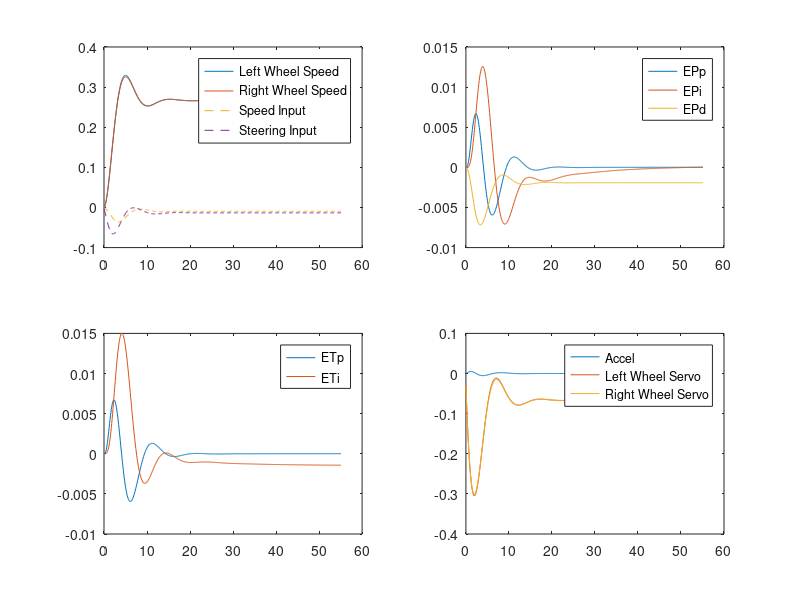

This chart was generated by the following MATLAB code:
%%locomotionv4
%requirements
%0 steady state path error for any operable velocity of the robot (-.5/.5)
%m/s
%error may be generated with acceleration
%%so
%must track path error, its integral ,and derivitive
%%path error is signed distance of center of robot from closest path point

%%closest path point (CPP) is the closest point by perpindicular distance 
%%from the path to the center of the robot

%%must track theta error, the difference in the angle of the closest path
%%point and the robot (in world coordinates)
%%must also integrate and potentially derivate theta error (hopefully just
%%integrate)

%must estimate distance to goal for status purposes

%must accept unit step input with gain 1 (input should be speed setpoint)

%%linearstates
%left wheel speed = k1 * EPp + k2 * EPi + k3 * EPd + k4*ETp + k5*ETi + Ka*Ac - Ke*ELS
%right wheel speed = -(k1 * EPp + k2 * EPi + k3 * EPd + k4*ETp + k5*ETi) + Ka*Ac - Ke*ERS
%path error states 1-3 P I D
%EPp = EPkA * Ac + Decay, EPi = integral(EPp) and decay;
%EPd = 0 (get it from deriving linear state as sensor measurement and have
%it decay in this model)
%theta error states 1-2 P I
%ETp = ETkA * Ac + Decay, ETi = integral(ETp) and decay;
%general accel %grr, speed setpoint must operate accel
%Ac = AcKe*(speed error I) - (speed error D = Ac = Decay)
%let AcKe = .1
%left wheel speed error I
%right wheel speed error I


%%notes
%No input leads to diverging wheel steady state
%Input with LQR leads to steady state wheel vel below set point

wheeldecay = -.1;
k1 = .1; k2 = .02; k3 = -5; %EP  P I D
k4 = .1; k5 = .02;% ET P I
kA = .2; Ke = .4;
EPpDecay = -.1;
EPiDecay = -.1;
EPkA = 1; ETkA = 1;
ETpDecay = -.1;
ETiDecay = .01;
AcDecay = -.4;
AcKe = -.1;
SpeedErrorDecay = -.5;
EPdDecay = -.2;

numstates = 10
A = [wheeldecay, 0, k1, k2, k3, k4, k5, kA,-Ke, 0;%leftwheel (1)
     0,wheeldecay, -k1,-k2,-k3,-k4,-k5, kA, 0,-Ke;%rightwheel (2)
     0,0,     EPpDecay,  0,  0,  0,  0,EPkA,0,  0;%EPp (3)
     0,0,1,   EPiDecay,  0,  0,  0,  0,  0,  0;%EPi (4)
     0,0,0,          0,  EPdDecay,  0,  0,  0,  0,   0;%EPd (5)
     0,0,0,          0,  0, ETpDecay, 0,ETkA,0,  0;%ETp (6)
     0,0,0,          0,  0,  1,  ETiDecay,  0,  0,  0;%ETi (7)
     0,0,0,          0,  0,  0, 0,AcDecay,AcKe,  AcKe;%(Ac)celleration (8)
     1,0,0,          0,  0,  0,      0, 0,  SpeedErrorDecay,  0;%left wheel speed error (9)
     0,1,0,          0,  0,    0,    0, 0,  0,  SpeedErrorDecay];%right wheel speed error (10)
     
Ref = zeros(10,1);
Ref (9) = .3; %m/s for the left wheel
Ref (10) = .3; %m/s for the right wheel

eig(A)

B = zeros(10,2);
B(1,1) = 1; B(2,1) = -1;
B(8,2) = 1;
%input affecting error derivitive
B(5,1) = -.1;B(5,2) = .1;


Q = eye(10);
R = eye(2);
eig([Q,zeros(10,2);zeros(2,10),R]);
Kx = lqr(A,B,Q,R)
lqrPoles = eig(A - B*Kx)
X = zeros(10,1);
dt = .1;
time = 0:dt:60;

U = [0;0];

Xplot = zeros(length(X),length(time));
Uplot = zeros(length(U),length(time));

XplotIndex =1;

plotperiod = 5;
plotindex=1;
figure();
for t = time;
     dX = A*X - Ref +B*U;
     X = X + dX*dt;
     %U =[0;0];
     U = -Kx*X;
     
     %get sensor measurements
     
     %get residual between state outputs and sensor measurements
     
     %gains for residual
     
     
     %plug wheel velocity commands into vesc
     %simulate robot
     %draw robots path through time?
     
     Xplot(:,XplotIndex) = X;
     Uplot(:,XplotIndex) = U;
     if (t> plotperiod * plotindex)
         plotindex = plotindex+1;
              subplot(2,2,1);
         plot([0:dt:t], Xplot(1:2,1:XplotIndex), [0:dt:t],Uplot(:,1:XplotIndex), '--');
         legend('Left Wheel Speed','Right Wheel Speed','Speed Input', 'Steering Input' );
              subplot(2,2,2);
         plot([0:dt:t], Xplot(3:5,1:XplotIndex));
         legend('EPp', 'EPi', 'EPd');
              subplot(2,2,3);
         plot([0:dt:t], Xplot(6:7,1:XplotIndex));
         legend('ETp', 'ETi');
              subplot(2,2,4);
         plot([0:dt:t], Xplot(8:10,1:XplotIndex));
         legend('Accel', 'Left Wheel Servo', 'Right Wheel Servo');
         pause(.01);
     end
     XplotIndex = XplotIndex +1;
end
     
